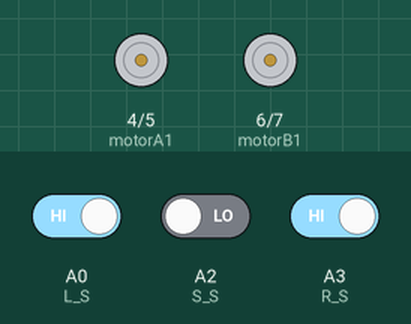
Bench run of a sketch on a simulated Arduino Uno, built with avr-gcc and run on an emulated ATmega328P. Parts: motor-driver pin pairs drawn as motors (green arrow = first pin HIGH = forward, orange = second pin HIGH = backward, longer = more drive, scaled by the enable pin). The test bench sets the inputs (shaded band); at power-on: A0 (L_S) HIGH, A3 (R_S) HIGH, A2 (S_S) LOW.

Above: at 3.2 s.
3.3 s: A0 (L_S) driven LOW
At 3.9 s:
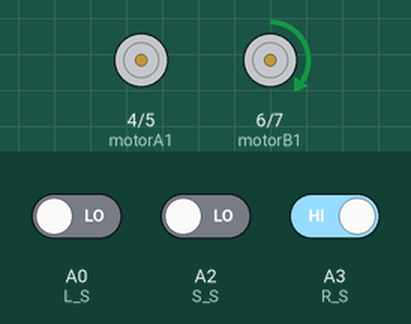
4.8 s: A0 (L_S) driven HIGH and A3 (R_S) driven LOW
At 6.0 s:
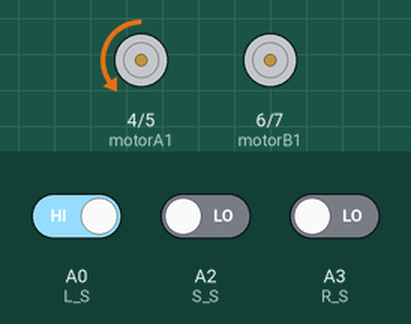
6.3 s: A0 (L_S) driven LOW and A2 (S_S) driven HIGH
At 7.4 s:
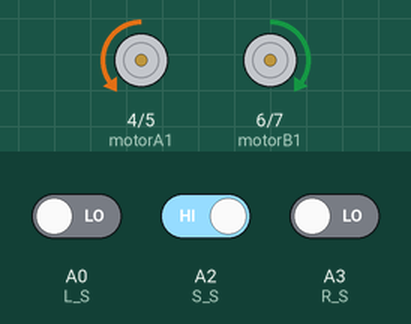
7.8 s: A0 (L_S) driven HIGH
At 8.5 s:
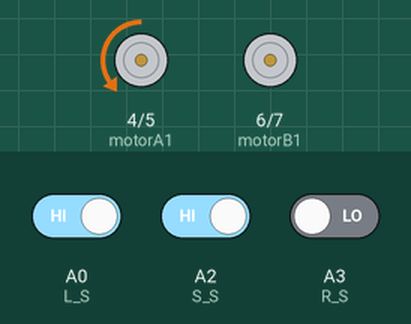
9.3 s: A3 (R_S) driven HIGH
At 9.7 s:
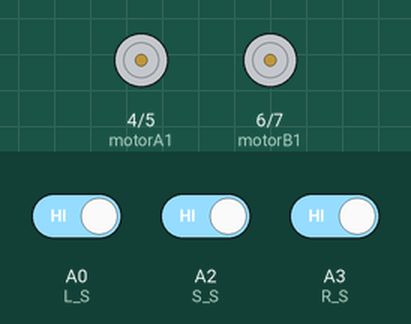
Timing chart, 0 to 11.8 s (numbered marks = the images above; inputs shaded):
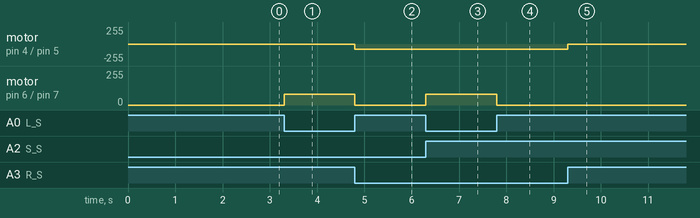

Measured:
- after the input at 3.3 s, motor on pin 6 (motorB1) / pin 7 (motorB2): stopped → forward 80/255 at once
- after the input at 4.8 s, motor on pin 4 (motorA1) / pin 5 (motorA2): stopped → backward 80/255 at once; motor on pin 6 (motorB1) / pin 7 (motorB2): forward 80/255 → stopped at once
- after the input at 6.3 s, motor on pin 6 (motorB1) / pin 7 (motorB2): stopped → forward 80/255 at once
- after the input at 7.8 s, motor on pin 6 (motorB1) / pin 7 (motorB2): forward 80/255 → stopped at once
- after the input at 9.3 s, motor on pin 4 (motorA1) / pin 5 (motorA2): backward 80/255 → stopped at once

The sketch:

robot_do_line_v2_cai_tien.ino
```cpp
int stop_distance = 12;// Khoảng cách phát hiện vật cản
//Kết nối SRF 05 OR 04

// const int trigPin = 11; // kết nối chân trig với chân 11 arduino
// const int echoPin = 12; // kết nối chân echo với chân 12 arduino

//L298 kết nối arduino
const int motorA1      = 4;  // kết nối chân IN1 với chân 4 arduino
const int motorA2      = 5;  // kết nối chân IN2 với chân 5 arduino
const int motorAspeed  = 9;  // kết nối chân ENA với chân 9 arduino
const int motorB1      = 6; // kết nối chân IN3 với chân 6 arduino
const int motorB2      = 7; // kết nối chân IN4 với chân 7 arduino
const int motorBspeed  = 10;  // kết nối chân ENB với chân 10 arduino

//kết nối của 3 cảm biến hồng ngoại (dò line )
const int L_S = A0; // cb dò line phải
const int S_S = A2; // cb dò line giữa
const int R_S = A3; //cb dò line trái

int left_sensor_state;// biến lưu cảm biến hồng ngoại line trái
int s_sensor_state;   // biến lưu cảm biến hồng ngoại line giữa
int right_sensor_state;// biến lưu cảm biến hồng ngoại line phải

// long duration; //
// int distance;  // biến khoảng cách

// char doc_gia_tri; //biens này ghi kiểu char, dọc dữ liệu từ bluetopth


void setup() {

//  Serial.begin(9600);
//  mybluetooth.begin(9600);


  pinMode(L_S, INPUT); // chân cảm biến khai báo là đầu vào
  pinMode(R_S, INPUT);
  pinMode(S_S, INPUT);

  pinMode(motorA1, OUTPUT);
  pinMode(motorA2, OUTPUT);
  pinMode(motorB1, OUTPUT);
  pinMode(motorB2, OUTPUT);
  pinMode(motorAspeed, OUTPUT);
  pinMode(motorBspeed, OUTPUT);

  // pinMode(trigPin, OUTPUT);
  // pinMode(echoPin, INPUT);

  Serial.begin(9600);

  analogWrite(motorAspeed, 80); // tốc độ động cơ a ban đầu 120 ( 0 - 255)
  analogWrite(motorBspeed, 80);// tốc độ động cơ b ban đầu 120 ( 0 - 255)
  delay(2000);

}

void loop() {
  // digitalWrite(trigPin, LOW);
  delayMicroseconds(20);
  // digitalWrite(trigPin, HIGH);
  delayMicroseconds(10);
  // digitalWrite(trigPin, LOW);
  // duration = pulseIn(echoPin, HIGH);
  // distance = duration * 0.034 / 2;
  // Serial.print("Distance: ");
  // Serial.println(distance);

  left_sensor_state = digitalRead(L_S);
  s_sensor_state = digitalRead(S_S);
  right_sensor_state = digitalRead(R_S);

  if ((digitalRead(L_S) == 0) && (digitalRead(S_S) == 1) && (digitalRead(R_S) == 0)) {
    forword(); // đi tiến
  }

  if ((digitalRead(L_S) == 1) && (digitalRead(S_S) == 1) && (digitalRead(R_S) == 0)) {
    turnLeft(); // rẻ trái
  }
  if ((digitalRead(L_S) == 1) && (digitalRead(S_S) == 0) && (digitalRead(R_S) == 0)) {
    turnLeft(); // rẻ trái
  }

  if ((digitalRead(L_S) == 0) && (digitalRead(S_S) == 1) && (digitalRead(R_S) == 1)) {
    turnRight(); // rẻ phải
  }
  if ((digitalRead(L_S) == 0) && (digitalRead(S_S) == 0) && (digitalRead(R_S) == 1)) {
    turnRight(); // rẻ phải
  }

  if ((digitalRead(L_S) == 1) && (digitalRead(S_S) == 1) && (digitalRead(R_S) == 1)) {
    Stop(); // stop
  }


}

void forword() { // chương trình con xe robot đi tiến

  digitalWrite (motorA1, LOW);
  digitalWrite(motorA2, HIGH);
  digitalWrite (motorB1, HIGH);
  digitalWrite(motorB2, LOW);
}


void turnRight() {

  digitalWrite (motorA1, LOW);
  digitalWrite(motorA2, LOW);
  digitalWrite (motorB1, HIGH);
  digitalWrite(motorB2, LOW);
}

void turnLeft() {

  digitalWrite (motorA1, LOW);
  digitalWrite(motorA2, HIGH);
  digitalWrite (motorB1, LOW);
  digitalWrite(motorB2, LOW);
}

void Stop() {

  digitalWrite (motorA1, LOW);
  digitalWrite(motorA2, LOW);
  digitalWrite (motorB1, LOW);
  digitalWrite(motorB2, LOW);
}
```
